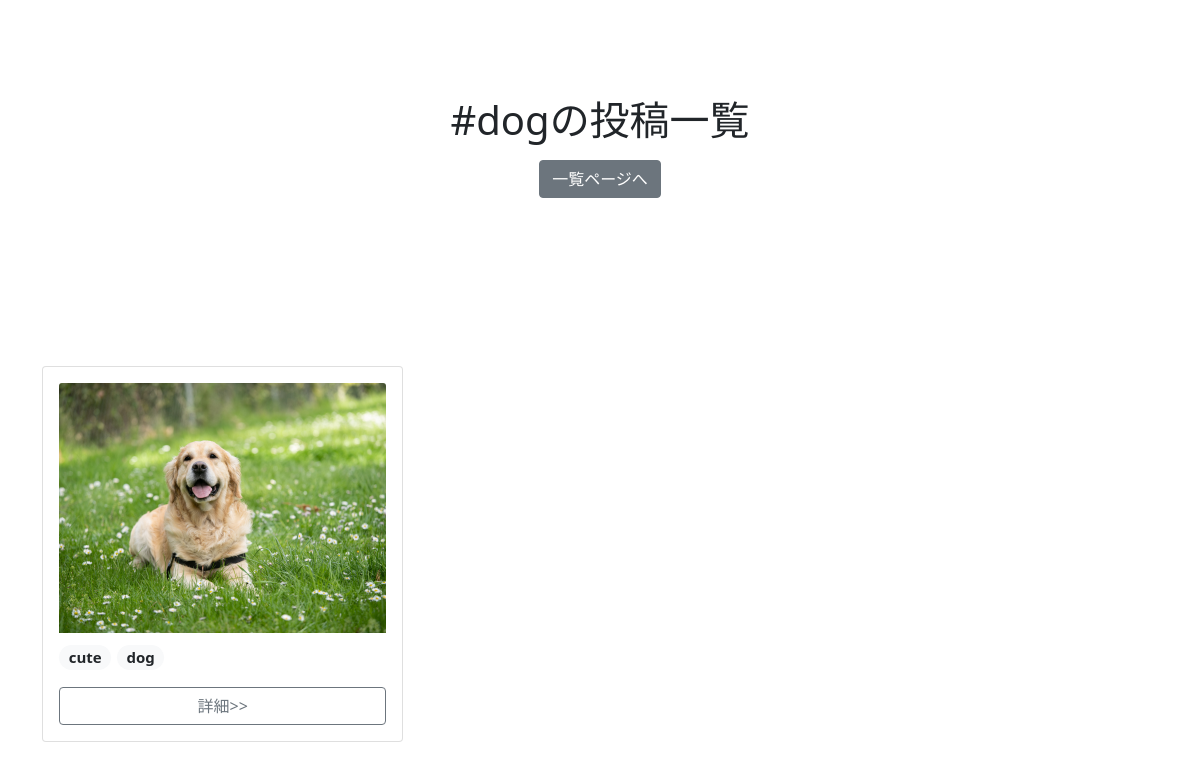
/tag/dog/, run on an earlier commit of the app's database.
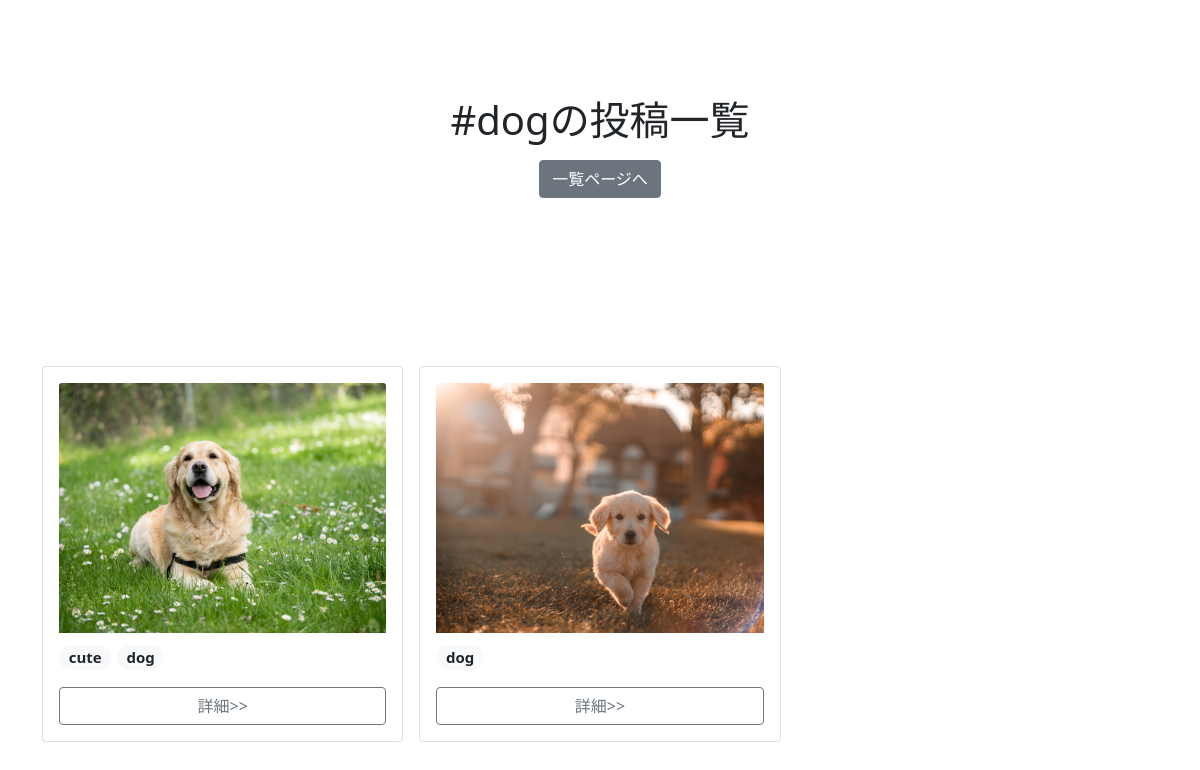
And on a later commit of the database.
### album/models.py (models this page shows)
class Photo(models.Model):
    image = models.ImageField(null=False, blank=False, upload_to="uploads/")
    description = models.TextField(null=True, blank=True)
    created_at = models.DateTimeField(auto_now_add=True)
    tags = models.ManyToManyField(Tag, blank=True)

class Tag(models.Model):
    name = models.CharField(max_length=32, primary_key=True)
    def __str__(self):
        return self.name

### album/views.py (the view)
# urls.py: path("tag/<str:tag>/", TagPhotoListView.as_view(), name="tag-photo-list"),
class TagPhotoListView(ListView):
    model = Photo
    template_name = "album/tag_photo.html"
    context_object_name = "photos"
    def get_context_data(self, *args, **kwargs):
        context = super().get_context_data(*args, **kwargs)
        tag_name = self.kwargs["tag"]
        tag_name = get_object_or_404(Tag, name=tag_name)
        photos = Photo.objects.filter(tags=tag_name)
        context["tag"] = tag_name
        context["photos"] = photos
        return context

### album/templates/album/tag_photo.html
{% extends 'album/base.html' %}
{% block header %}
<section class="py-5 text-center container">
    <div class="row py-lg-5">
        <div class="col-lg-6 col-md-8 mx-auto">
            <h1 class="fw-light">#{{ tag }}の投稿一覧</h1>
            <p>
                <a href="{% url 'photo-list' %}" class="btn btn-secondary my-2">一覧ページへ</a>
            </p>
        </div>
    </div>
</section>
{% endblock header %}
{% block content %}
<div class="container">
    <div class="row g-3">
        {% for photo in photos %}
        <div class="col-6 col-md-4">
            <div class="card">
                <div class="card-body">
                    <img src="{{ photo.image.url }}" class="card-img-top" style="object-fit: cover; height: 250px">
                    <p class="mt-2 fs-5">
                        {% for tag in photo.tags.all %}
                        <span class="badge rounded-pill bg-light text-dark">
                            {{ tag }}
                        </span>
                        {% endfor %}
                    </p>
                    <div class="d-grid gap-2">
                        <a href="{% url 'photo-detail' photo.pk %}" class="btn btn-outline-secondary">詳細>></a>
                    </div>
                </div>
            </div>
        </div>
        {% endfor %}
    </div>
</div>
{% endblock content %}

What changed in the data, as far as the page shows it:
added Photo: image (picture), Tag (name "dog")
